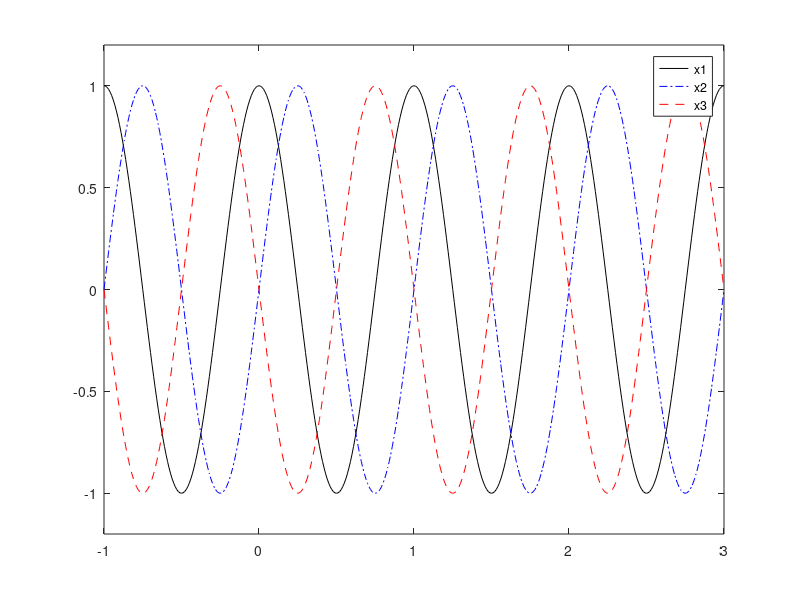

Reproduce this figure in MATLAB.
close all;
clear all;
clc;

ti = -1;
tf = 3;
t = ti:0.01:tf;
f0 = 1;
A = 1;
phi = [0 -(pi/2) pi/2];

x1 = A * cos(2 * pi * f0 * t +phi(1));
x2 = A * cos(2 * pi * f0 * t +phi(2));
x3 = A * cos(2 * pi * f0 * t +phi(3));

plot(t, x1, 'k');
axis([ti tf -1.2*A 1.2*A]);
hold on
plot(t, x2, '-.b');
plot(t, x3, '--r');
legend('x1', 'x2', 'x3', 'Location', 'NorthEast');